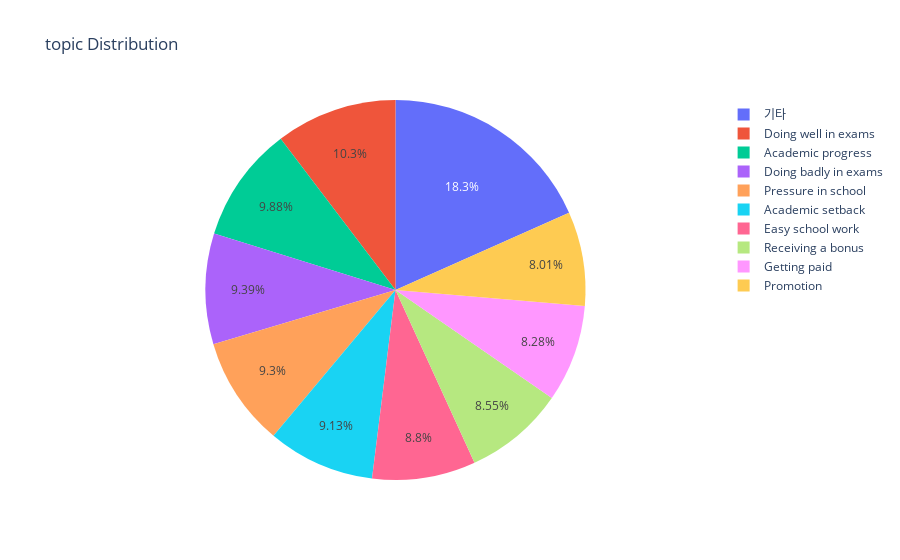

Here is the notebook cell this chart was saved with:
### Code cell
draw_pie_chart(train, 'topic')

### Figure 1 — Plotly figure (JSON) as saved in the notebook; plotly's stock layout.template omitted (floating-point values rounded to 4 significant figures)
{"data": [{"labels": ["Doing well in exams", "Academic progress", "Doing badly in exams", "Pressure in school", "Academic setback", "Easy school work", "Receiving a bonus", "Getting paid", "Promotion", "기타"], "textinfo": "percent", "type": "pie", "values": [2835, 2711, 2578, 2554, 2505, 2415, 2346, 2274, 2198, 5032]}], "layout": {"title": {"text": "topic Distribution"}}}
